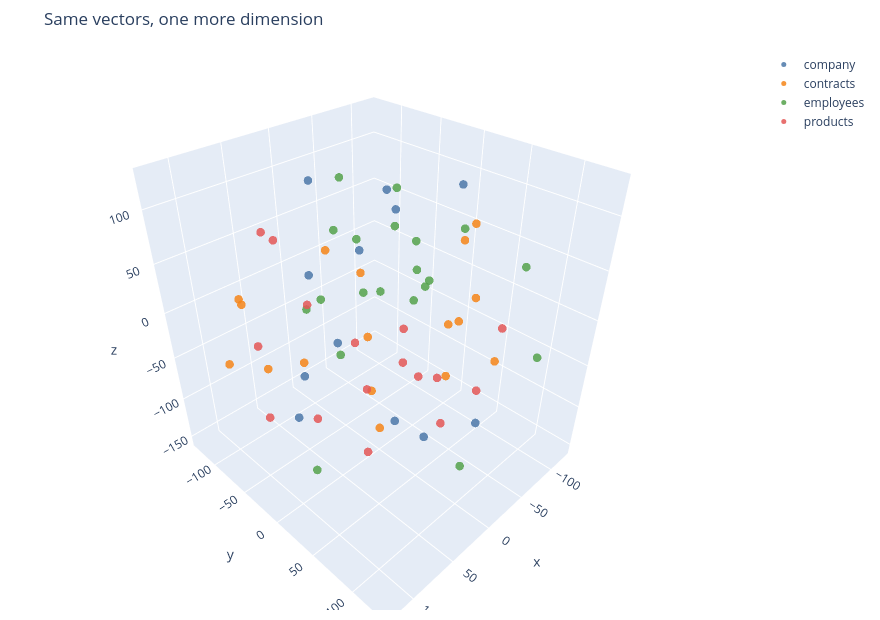

Here is the notebook cell this chart was saved with:
### Markdown cell above
Hover over the points to read the chunks. Now the same thing in 3D — drag to rotate:

### Code cell
helpers.plot_vectors(embeddings, labels, hover, dimensions=3, title="Same vectors, one more dimension")

### Figure 1 — Plotly figure (JSON) as saved in the notebook; plotly's stock layout.template omitted (floating-point values rounded to 4 significant figures)
{"data": [{"hoverinfo": "text", "hovertext": ["<b>about</b><br># About Takahe Air\n\nTakahe Air is a fictional regional airline invented for training and demonstration purposes. Nothing...", "<b>about</b><br>ew Zealand, with a focus on regional routes that larger carriers had withdrawn from.\n\nThe airline is headquartered at Le...", "<b>about</b><br>leaner ground operations and direct online distribution could make these routes viable again.\n\n## Scale\n\nAs of the 2026 ...", "<b>about</b><br>aining 25 percent is split between staff share schemes and a group of regional council investment arms.\n\nThe company has...", "<b>careers</b><br># Careers at Takahe Air\n\n## Why work here\n\nTakahe Air employs 610 people across Wellington, Christchurch and Palmerston ...", "<b>careers</b><br>ution, double the statutory minimum.\n- **Flexible rostering.** Cabin crew and ground staff can trade shifts through the ...", "<b>careers</b><br>A 30-minute conversation with the hiring manager\n3. A practical exercise relevant to the role, time-boxed and paid for r...", "<b>careers</b><br>in 2023.\n\n## Current focus areas\n\nThe largest hiring needs for FY2027 are licensed aircraft maintenance engineers in Pal...", "<b>history</b><br># Takahe Air Company History\n\n## 2019 — Founding\n\nTakahe Air Holdings Limited was incorporated on 14 March 2019. Hana Re...", "<b>history</b><br>tions grounded the fleet for 94 days. Takahe Air kept all 38 staff employed through the wage subsidy scheme and used the...", "<b>history</b><br>hts. Freight grew to 31 percent of revenue by the end of that year.\n\n## 2022 — Series A\n\nA NZD 24 million Series A round...", "<b>history</b><br>third parties as TakaheConnect, a B2B booking API. Travel agencies and corporate travel managers could now book Takahe A..."], "marker": {"color": "#4c78a8", "opacity": 0.85, "size": 5}, "mode": "markers", "name": "company", "type": "scatter3d", "x": [6.436, -29.2, 114.5, -81.48, 74.82, 93.99, -103.7, 17.94, -5.972, -18.47, 80.39, 30.31], "y": [14.63, 93.03, 25.73, -59.08, -0.2644, 52.14, 2.042, -4.798, 53.01, 3.636, -8.036, -49.52], "z": [126.3, -84.43, -28.09, 56.47, 73.8, 47.63, 93.46, 71.49, -113.1, -133.6, -25.54, 121.6]}, {"hoverinfo": "text", "hovertext": ["<b>Contract with Aotearoa University for SkyPoints</b><br># Contract — Aotearoa University and Takahe Air (SkyPoints)\n\n**Agreement reference:** KA-CON-2025-031\n**Parties:** Takah...", "<b>Contract with Aotearoa University for SkyPoints</b><br>e\n\nA corporate SkyPoints account under which all points earned by staff travelling on university business accrue to the ...", "<b>Contract with Aotearoa University for SkyPoints</b><br>rom invoice, aligned to the university's procurement policy.\n\n## Personal travel carve-out\n\nStaff booking personal trave...", "<b>Contract with Aotearoa University for SkyPoints</b><br>o minimum volume and no points earning.\n\nStudent fare uptake was 4,100 sectors in 2025.\n\n## Reporting\n\nTakahe Air provid...", "<b>Contract with Fernhill Tours for TakaheFlex</b><br># Contract — Fernhill Tours and Takahe Air (TakaheFlex)\n\n**Agreement reference:** KA-CON-2024-017\n**Parties:** Takahe Ai...", "<b>Contract with Fernhill Tours for TakaheFlex</b><br>eFlex product across the Takahe Air network, with particular volume on the Queenstown, Christchurch and Wānaka routes.\n\n...", "<b>Contract with Fernhill Tours for TakaheFlex</b><br>fare.\n\n## Weather cancellation clause\n\nWhere a tour is cancelled due to a Civil Defence warning or a Department of Conse...", "<b>Contract with Fernhill Tours for TakaheFlex</b><br>mitment\n- Quarterly business review\n\n## Renewal\n\nThe agreement contains a right of first refusal for Fernhill Tours on r...", "<b>Contract with Harbourline Travel for TakaheConnect</b><br># Contract — Harbourline Travel and Takahe Air (TakaheConnect)\n\n**Agreement reference:** KA-CON-2024-022\n**Parties:** Ta...", "<b>Contract with Harbourline Travel for TakaheConnect</b><br>ting and managing Takahe Air inventory across the full network.\n\n## Commercial terms\n\n- **Partner tier:** Strategic.\n- *...", "<b>Contract with Harbourline Travel for TakaheConnect</b><br>y 02:00 to 04:00 NZST maintenance window.\n- **Incident response:** 4 hours for production incidents, with a named techni...", "<b>Contract with Harbourline Travel for TakaheConnect</b><br>issued. Actual availability across the first contract year was 99.96 percent.\n\n## Branding\n\nHarbourline Travel may displ...", "<b>Contract with Harbourline Travel for TakaheConnect</b><br>secure the 7 percent commission rate beyond 2027....", "<b>Contract with Southern Cross Logistics for TakaheCargo</b><br># Contract — Southern Cross Logistics and Takahe Air (TakaheCargo)\n\n**Agreement reference:** KA-CON-2023-004\n**Parties:*...", "<b>Contract with Southern Cross Logistics for TakaheCargo</b><br>and Bluff to Christchurch services.\n\n## Commercial terms\n\n- **Guaranteed capacity:** 4,000 kg per night across the netwo...", "<b>Contract with Southern Cross Logistics for TakaheCargo</b><br>ntainers maintained between 0 and 4 degrees Celsius, with continuous temperature logging. Logs are provided to Southern ...", "<b>Contract with Southern Cross Logistics for TakaheCargo</b><br>percent | 99.1 percent |\n\nFailure to meet on-time delivery for two consecutive quarters triggers a rate review in Southe..."], "marker": {"color": "#f58518", "opacity": 0.85, "size": 5}, "mode": "markers", "name": "contracts", "type": "scatter3d", "x": [-84.12, 80.13, 56.8, 91.74, -99.99, 3.896, -89.3, 57.12, 3.63, -121.2, -36.8, 47.44, -40.33, -64.59, 113.4, 40.99, -57.31], "y": [69.63, 80.83, -97.99, -76.53, 12.07, -64.54, 37.7, -130.2, -6.636, -4.338, 48.5, -51.09, -66.07, 28.06, -70.5, 27.86, 53.81], "z": [-57.49, -25.21, -81.73, 25.33, -47.39, 43.08, -3.475, -20.82, -86.95, 29.14, -2.2, -53.13, 0.6701, -87.95, -29.21, 13.46, 89.4]}, {"hoverinfo": "text", "hovertext": ["<b>Hana Reweti</b><br># HR Record — Hana Reweti\n\n## Summary\n\n- **Name:** Hana Reweti\n- **Role:** Co-founder and Chief Executive Officer\n- **Lo...", "<b>Hana Reweti</b><br>Management Programme at INSEAD in 2017. She is of Ngāti Porou descent and grew up in Ruatoria.\n\n## Compensation history\n...", "<b>Hana Reweti</b><br>ations.** Board noted exceptional handling of the Palmerston North maintenance facility dispute. Feedback flagged that s...", "<b>Hana Reweti</b><br>ve team is not a single point of failure.\n\n## Notes\n\nHana chairs the Regional Connectivity Forum, an industry body advoc...", "<b>Priya Raman</b><br># HR Record — Priya Raman\n\n## Summary\n\n- **Name:** Priya Raman\n- **Role:** Head of Customer Experience\n- **Location:** C...", "<b>Priya Raman</b><br>Joined as Customer Experience Manager |\n| 2023 | 152,000 | 12,000 | Promoted to Head of Customer Experience |\n| 2025 | 1...", "<b>Priya Raman</b><br>hout requiring a claim. This cost NZD 1.1 million in its first year and is credited with the sharp rise in Net Promoter ...", "<b>Priya Raman</b><br>nservative headcount request.\n\n## Notes\n\nPriya authored the \"no hidden fees\" pricing commitment that became one of Takah...", "<b>Sarah Bennett</b><br># HR Record — Sarah Bennett\n\n## Summary\n\n- **Name:** Sarah Bennett\n- **Role:** Chief Financial Officer\n- **Location:** W...", "<b>Sarah Bennett</b><br>on history\n\n| Year | Base salary (NZD) | Bonus | Notes |\n|---|---|---|---|\n| 2022 | 215,000 | — | Joined as CFO |\n| 2023...", "<b>Sarah Bennett</b><br>logy; two proposed routes were delayed by six months while the disagreement was resolved.\n\n**2025 — Outstanding.** Deliv...", "<b>Sarah Bennett</b><br>ecutive sponsor of the annual pay equity review. She has committed publicly to Takahe Air not listing before 2029 and ha...", "<b>Tomas Vella</b><br># HR Record — Tomas Vella\n\n## Summary\n\n- **Name:** Tomas Vella\n- **Role:** Co-founder and Chief Technology Officer\n- **L...", "<b>Tomas Vella</b><br>al citizenship.\n\n## Compensation history\n\n| Year | Base salary (NZD) | Bonus | Notes |\n|---|---|---|---|\n| 2019 | 95,000...", "<b>Tomas Vella</b><br>ting product, within nine months of the decision. Board noted this as the clearest example of the airline's engineering ...", "<b>Tomas Vella</b><br>he booking platform in-house during the border-closure shutdown rather than licence a third-party system. This decision ...", "<b>Wiremu Katene</b><br># HR Record — Wiremu Katene\n\n## Summary\n\n- **Name:** Wiremu Katene\n- **Role:** Chief Pilot and Head of Flight Operations...", "<b>Wiremu Katene</b><br>ory\n\n| Year | Base salary (NZD) | Bonus | Notes |\n|---|---|---|---|\n| 2020 | 165,000 | — | Joined as Senior First Office...", "<b>Wiremu Katene</b><br>excursion incident. The investigation found no injuries and no aircraft damage, and the Civil Aviation Authority commend...", "<b>Wiremu Katene</b><br>rity to ground any Takahe Air aircraft without consulting the executive team, and has exercised it four times. On each o..."], "marker": {"color": "#54a24b", "opacity": 0.85, "size": 5}, "mode": "markers", "name": "employees", "type": "scatter3d", "x": [32.87, -34.81, -64.05, 1.124, -13.62, -50.44, -12.94, -75.44, -29.89, -51.59, -10.95, -65.66, -123.1, -42.96, -113.9, 86.79, -93.64, 65.81, 52.02, 30.76], "y": [68.99, -122.5, -87.57, 86.98, 43.98, -115.4, -11.32, -24.23, -80.68, -5.217, -66.51, 122.9, -53.56, -21.73, -90.87, 7.775, 83.3, 43.71, -35.77, 123.1], "z": [63.67, -53.13, -41.89, 117.5, 50.32, 25.46, 15.75, 6.893, 97.43, 53.73, -83.79, -14.03, -45.36, 101.6, 16.23, -121.7, 46.25, 117.2, 15.54, -72.3]}, {"hoverinfo": "text", "hovertext": ["<b>SkyPoints</b><br># Product — SkyPoints\n\n## What it is\n\nSkyPoints is Takahe Air's loyalty programme, launched in August 2023. It reached 1...", "<b>SkyPoints</b><br>fares at a fixed rate of **100 points equals NZD 1**. There are no blackout dates, no seat caps, and no separate reward ...", "<b>SkyPoints</b><br>t bonus earning, free TakaheFlex, two guest upgrades per year |\n\nTier status is held for 12 months from the date of qual...", "<b>SkyPoints</b><br>than non-members. The programme's breakage rate, meaning points earned but never redeemed, is 14 percent, which is delib...", "<b>TakaheCargo</b><br># Product — TakaheCargo\n\n## What it is\n\nTakaheCargo is Takahe Air's air freight service, operating on the same network a...", "<b>TakaheCargo</b><br>onfiguration on overnight rotations between Auckland, Wellington and Christchurch, returning to passenger configuration ...", "<b>TakaheCargo</b><br>- **Perishables.** Temperature-controlled containers for seafood and horticulture, the largest category by volume.\n- **P...", "<b>TakaheCargo</b><br>heCargo tonnage.\n\nOn-time delivery performance was 94.1 percent in FY2026, against a published target of 92 percent.\n\n##...", "<b>TakaheConnect</b><br># Product — TakaheConnect\n\n## What it is\n\nTakaheConnect is Takahe Air's business-to-business booking API. It gives trave...", "<b>TakaheConnect</b><br>arrier with an average fare of NZD 142, that is a meaningful margin loss. TakaheConnect lets partners book directly at z...", "<b>TakaheConnect</b><br>limits are 100 requests per second per partner, raised on request.\n\n## Commercial terms\n\n| Partner tier | Annual segment...", "<b>TakaheConnect</b><br>Sunday 02:00 to 04:00 NZST and are excluded from the calculation.\n\nPartners on the Strategic tier receive a named techni...", "<b>TakaheFlex</b><br># Product — TakaheFlex\n\n## What it is\n\nTakaheFlex is Takahe Air's flexible fare product for travellers whose plans chang...", "<b>TakaheFlex</b><br>ex ticket can be transferred to another traveller once, free of charge.\n\n## Pricing\n\nTakaheFlex is priced as a supplemen...", "<b>TakaheFlex</b><br>tandard Takahe Air allowance, included in all fares)\n- Priority standby if a flight is disrupted\n- Seat selection at no ...", "<b>TakaheFlex</b><br>Corporate travellers account for 61 percent of TakaheFlex purchases.\n\nPriya Raman's customer experience team reports tha..."], "marker": {"color": "#e45756", "opacity": 0.85, "size": 5}, "mode": "markers", "name": "products", "type": "scatter3d", "x": [61.28, 71.64, -42.67, 123.0, -63.47, 12.58, -15.28, 30.73, -65.84, 101.6, 12.26, 50.18, -12.04, 20.13, 36.99, 11.74], "y": [-77.8, 58.58, -9.528, -6.505, -28.48, 79.41, 117.3, 131.2, 24.76, -35.52, -85.87, -33.05, 38.0, -120.2, 22.02, -19.55], "z": [76.96, -73.19, -38.73, 28.96, -101.7, -15.94, 38.4, 12.57, -154.1, -76.36, -21.24, -109.7, -52.51, 38.48, -47.95, -32.33]}], "layout": {"height": 620, "margin": {"b": 10, "l": 10, "r": 10, "t": 50}, "title": {"text": "Same vectors, one more dimension"}, "width": 880}}
